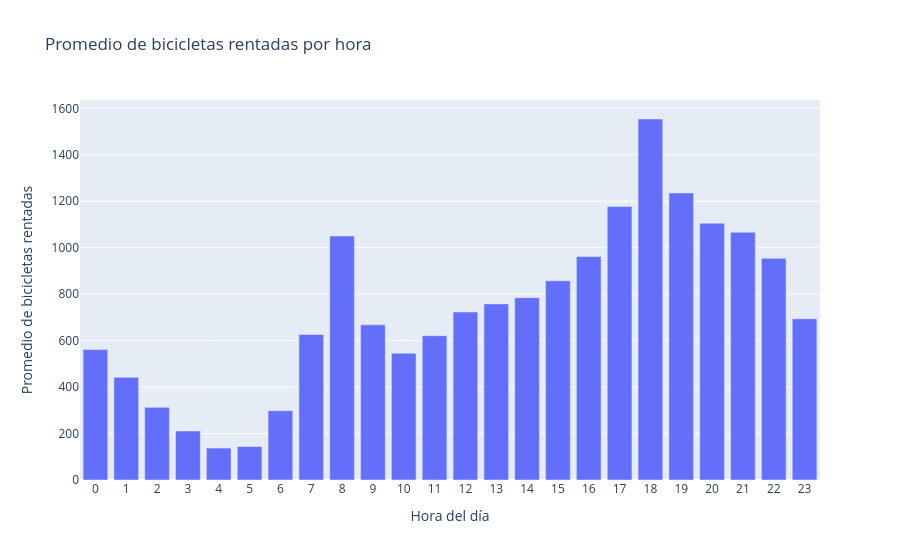

Source (notebook cell):
### Code cell
# Observar cuales son las horas picos de demanda de bicicletas

# Calcular el promedio de bicicletas rentadas por hora
avg_by_hour = df_demand_bikes.groupby('Hour')['Rented Bike Count'].mean().reset_index()

# Gráfico de barras
fig = px.bar(
    avg_by_hour,
    x='Hour',
    y='Rented Bike Count',
    labels={'Hour': 'Hora del día', 'Rented Bike Count': 'Promedio de bicicletas rentadas'},
    title='Promedio de bicicletas rentadas por hora'
)
fig.update_layout(xaxis=dict(dtick=1))
fig.show()

### Figure 1 — Plotly figure (JSON) as saved in the notebook; plotly's stock layout.template omitted (floating-point values rounded to 4 significant figures)
{"data": [{"hovertemplate": "Hora del día=%{x}<br>Promedio de bicicletas rentadas=%{y}<extra></extra>", "legendgroup": "", "marker": {"color": "#636efa", "pattern": {"shape": ""}}, "name": "", "orientation": "v", "showlegend": false, "textposition": "auto", "type": "bar", "x": [0, 1, 2, 3, 4, 5, 6, 7, 8, 9, 10, 11, 12, 13, 14, 15, 16, 17, 18, 19, 20, 21, 22, 23], "xaxis": "x", "y": [561.5, 441.9, 312.8, 210.8, 137.5, 144.2, 298.2, 626.6, 1050.0, 667.9, 545.8, 621.3, 723.2, 758.2, 784.6, 857.4, 962.3, 1177.0, 1554.0, 1236.0, 1105.0, 1067.0, 954.2, 693.9], "yaxis": "y"}], "layout": {"barmode": "relative", "legend": {"tracegroupgap": 0}, "title": {"text": "Promedio de bicicletas rentadas por hora"}, "xaxis": {"anchor": "y", "domain": [0, 1], "dtick": 1, "title": {"text": "Hora del día"}}, "yaxis": {"anchor": "x", "domain": [0, 1], "title": {"text": "Promedio de bicicletas rentadas"}}}}
